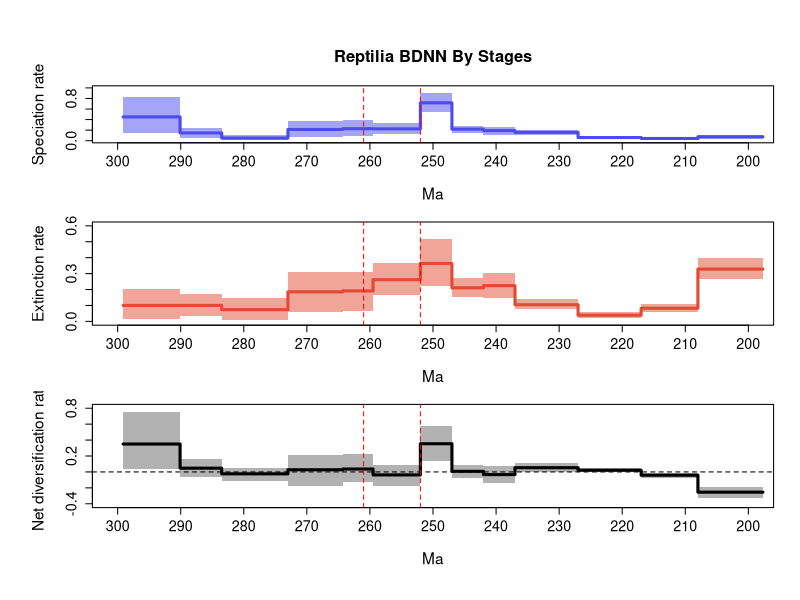

Reproduce this figure in R.
## FINAL RTT GRAPH, PROPER FORMATTING CODE BELOW

pdf(file='C:/Users/SimoesLabAdmin/Documents/BDNN_Arielli/reptilia/mcmc_fixshift_predictors/C_bdnn_stdscaled_boxcox/combined_10_RTT_final.pdf', width = 8, height = 10.8, useDingbats = FALSE)

# Set up the layout for 3 vertical plots
par(mfrow=c(3,1), cex.main=1.7, cex.lab=1.4, cex.axis=1.3,
    mgp=c(3.5, 1, 0),      # distance of axis labels from plot
    oma=c(2, 2, 2, 0))     # outer margins for the entire figure

# Your data vectors
time_vec=c(299.1275939941406, 290.10001,290.1,283.50001,283.5,273.00001,273.0,264.30001,264.3,259.50001,259.5,252.00001,252.0,247.00001,247.0,242.00001,242.0,237.00001,237.0,227.00001,227.0,217.00001,217.0,208.00001,208.0,197.69842910766602)
sp_mean=c(0.4507543477332311, 0.4507543477332311,0.1469709438102613,0.1469709438102613,0.050120576987700824,0.050120576987700824,0.21262644146057788,0.21262644146057788,0.22760250391279072,0.22760250391279072,0.22408702001135428,0.22408702001135428,0.7176421621146309,0.7176421621146309,0.21795666925686824,0.21795666925686824,0.19087545451130036,0.19087545451130036,0.1576540965153183,0.1576540965153183,0.059741088667478105,0.059741088667478105,0.04206756739560999,0.04206756739560999,0.07399021727062782,0.07399021727062782)
sp_lwr=c(0.13642255490305438, 0.13642255490305438,0.05631599288563185,0.05631599288563185,0.0054796715180046975,0.0054796715180046975,0.06420409692152802,0.06420409692152802,0.08365155402470026,0.08365155402470026,0.12197787318686777,0.12197787318686777,0.5357138987817127,0.5357138987817127,0.1498672353202547,0.1498672353202547,0.11664029999376807,0.11664029999376807,0.11665695449933279,0.11665695449933279,0.037208248280190585,0.037208248280190585,0.02528959017285719,0.02528959017285719,0.03640259764159094,0.03640259764159094)
sp_upr=c(0.8218952948596441, 0.8218952948596441,0.243908394983242,0.243908394983242,0.1052590120197801,0.1052590120197801,0.36548042208780795,0.36548042208780795,0.3851268389905617,0.3851268389905617,0.3272370016545786,0.3272370016545786,0.9028254145465365,0.9028254145465365,0.28210505169426275,0.28210505169426275,0.254649818166539,0.254649818166539,0.20492432344873557,0.20492432344873557,0.08124469518277208,0.08124469518277208,0.059719626038102,0.059719626038102,0.10861898693296647,0.10861898693296647)
ex_mean=c(0.10017657514049562, 0.10017657514049562,0.1001219633321072,0.1001219633321072,0.07374142764659664,0.07374142764659664,0.1853975600797472,0.1853975600797472,0.1911933320444712,0.1911933320444712,0.26169118977080347,0.26169118977080347,0.36355301816146324,0.36355301816146324,0.2105116808674451,0.2105116808674451,0.2244260390581298,0.2244260390581298,0.10451843671726946,0.10451843671726946,0.03880672121595992,0.03880672121595992,0.08243419116668983,0.08243419116668983,0.3283380391933865,0.3283380391933865)
ex_lwr=c(0.012921601731328013, 0.012921601731328013,0.03342630199130984,0.03342630199130984,0.01052303880824076,0.01052303880824076,0.05899359003954352,0.05899359003954352,0.06739075308079145,0.06739075308079145,0.16315172589412258,0.16315172589412258,0.22292460308196474,0.22292460308196474,0.15279183866164298,0.15279183866164298,0.14720884237457424,0.14720884237457424,0.0745855326397436,0.0745855326397436,0.02129997405003879,0.02129997405003879,0.05634021093687037,0.05634021093687037,0.2662015396627408,0.2662015396627408)
ex_upr=c(0.20571972806567856, 0.20571972806567856,0.1721821648491061,0.1721821648491061,0.14466661826474012,0.14466661826474012,0.31154627909885496,0.31154627909885496,0.30773359301289643,0.30773359301289643,0.3644697442803146,0.3644697442803146,0.5199982007951703,0.5199982007951703,0.27256177032357926,0.27256177032357926,0.3031671515661427,0.3031671515661427,0.13802602078576223,0.13802602078576223,0.05960348582943132,0.05960348582943132,0.11149000873094386,0.11149000873094386,0.39913950001671994,0.39913950001671994)
div_mean=c(0.35057777259273665, 0.35057777259273665,0.046848980478154056,0.046848980478154056,-0.0236208506588958,-0.0236208506588958,0.027228881380831016,0.027228881380831016,0.03640917186831969,0.03640917186831969,-0.03760416975944921,-0.03760416975944921,0.3540891439531668,0.3540891439531668,0.007444988389422939,0.007444988389422939,-0.03355058454682896,-0.03355058454682896,0.05313565979804878,0.05313565979804878,0.020934367451518145,0.020934367451518145,-0.0403666237710798,-0.0403666237710798,-0.25434782192275857,-0.25434782192275857)
div_lwr=c(0.03232494542040237, 0.03232494542040237,-0.0667849931670311,-0.0667849931670311,-0.11566479500075907,-0.11566479500075907,-0.17736438511096692,-0.17736438511096692,-0.1286402397871949,-0.1286402397871949,-0.17074537076901067,-0.17074537076901067,0.14311187123624897,0.14311187123624897,-0.0737053964488475,-0.0737053964488475,-0.14286082080192852,-0.14286082080192852,0.00046019961863327796,0.00046019961863327796,-0.004825149926465308,-0.004825149926465308,-0.0719672810665275,-0.0719672810665275,-0.3296873093772761,-0.3296873093772761)
div_upr=c(0.7554651103960633, 0.7554651103960633,0.16086158126391997,0.16086158126391997,0.0520544557049611,0.0520544557049611,0.21788267502768216,0.21788267502768216,0.22107756556333005,0.22107756556333005,0.08656617402034236,0.08656617402034236,0.5786297523752524,0.5786297523752524,0.09222726070071424,0.09222726070071424,0.07534624579315627,0.07534624579315627,0.1073238057193416,0.1073238057193416,0.04682061078055704,0.04682061078055704,-0.00929640612227383,-0.00929640612227383,-0.1835243295300958,-0.1835243295300958)

# Calculate positions for the mass extinction events
perm_trias_extinction = 252 # End-Permian mass extinction (252 Ma)
guadalupian_extinction = 261 # Guadalupian extinction (261 Ma)

# Define custom tick positions at 10 MY intervals
x_ticks <- seq(300, 200, by=-10)
x_tick_labels <- x_ticks

# Convert time_vec to negative values to match your desired format
time_vec_neg <- -time_vec  # Converting to negative for plotting consistency

# First plot: Speciation rate
par(mar=c(5, 5, 4.5, 2))  # bottom, left, top, right margins
plot(time_vec, sp_mean, type='n', ylim=c(0, 1), xlim=c(300, 200),
     ylab='Speciation rate', xlab='Ma', main='Reptilia BDNN By Stages',
     xaxt='n', cex.main=1.5, cex.lab=1.4, cex.axis=1.3) # xaxt removes default x axis
axis(1, at=x_ticks, labels=x_tick_labels, cex.axis=1.3) # Custom x-axis with 10MY interval ticks

# Plot the confidence intervals and mean line
not_NA = !is.na(sp_mean)
polygon(c(time_vec[not_NA], rev(time_vec[not_NA])), 
        c(sp_lwr[not_NA], rev(sp_upr[not_NA])), 
        col = adjustcolor('#4c4cec', alpha = 0.5), border = NA)
lines(time_vec[not_NA], sp_mean[not_NA], col = '#4c4cec', lwd = 3)

# Add vertical lines for mass extinction events
abline(v=perm_trias_extinction, col="red", lty=2)
abline(v=guadalupian_extinction, col="red", lty=2)

# Second plot: Extinction rate
par(mar=c(5, 5, 1, 2))  # bottom, left, top, right margins. Reduced top margin to 2.5 (from 4.5)
plot(time_vec, ex_mean, type='n', ylim=c(0, 0.6), xlim=c(300, 200),
     ylab='Extinction rate', xlab='Ma', 
     xaxt='n', cex.lab=1.4, cex.axis=1.3)
axis(1, at=x_ticks, labels=x_tick_labels, cex.axis=1.3)

# Plot the confidence intervals and mean line
not_NA = !is.na(ex_mean)
polygon(c(time_vec[not_NA], rev(time_vec[not_NA])), 
        c(ex_lwr[not_NA], rev(ex_upr[not_NA])), 
        col = adjustcolor('#e34a33', alpha = 0.5), border = NA)
lines(time_vec[not_NA], ex_mean[not_NA], col = '#e34a33', lwd = 3)

# Add vertical lines for mass extinction events
abline(v=perm_trias_extinction, col="red", lty=2)
abline(v=guadalupian_extinction, col="red", lty=2)

# Third plot: Net diversification rate
par(mar=c(5, 5, 1, 2))  # bottom, left, top, right margins. Reduced top margin to 2.5 (from 4.5)
plot(time_vec, div_mean, type='n', ylim=c(-0.4, 0.8), xlim=c(300, 200),
     ylab='Net diversification rate', xlab='Ma',
     xaxt='n', cex.lab=1.4, cex.axis=1.3)
axis(1, at=x_ticks, labels=x_tick_labels, cex.axis=1.3)

# Plot the confidence intervals and mean line
not_NA = !is.na(div_mean)
polygon(c(time_vec[not_NA], rev(time_vec[not_NA])), 
        c(div_lwr[not_NA], rev(div_upr[not_NA])), 
        col = adjustcolor('black', alpha = 0.3), border = NA)
lines(time_vec[not_NA], div_mean[not_NA], col = 'black', lwd = 3)

# Add horizontal line at y=0 for the net diversification rate
abline(h = 0, col = 'black', lty = 2)

# Add vertical lines for mass extinction events
abline(v=perm_trias_extinction, col="red", lty=2)
abline(v=guadalupian_extinction, col="red", lty=2)

dev.off()
